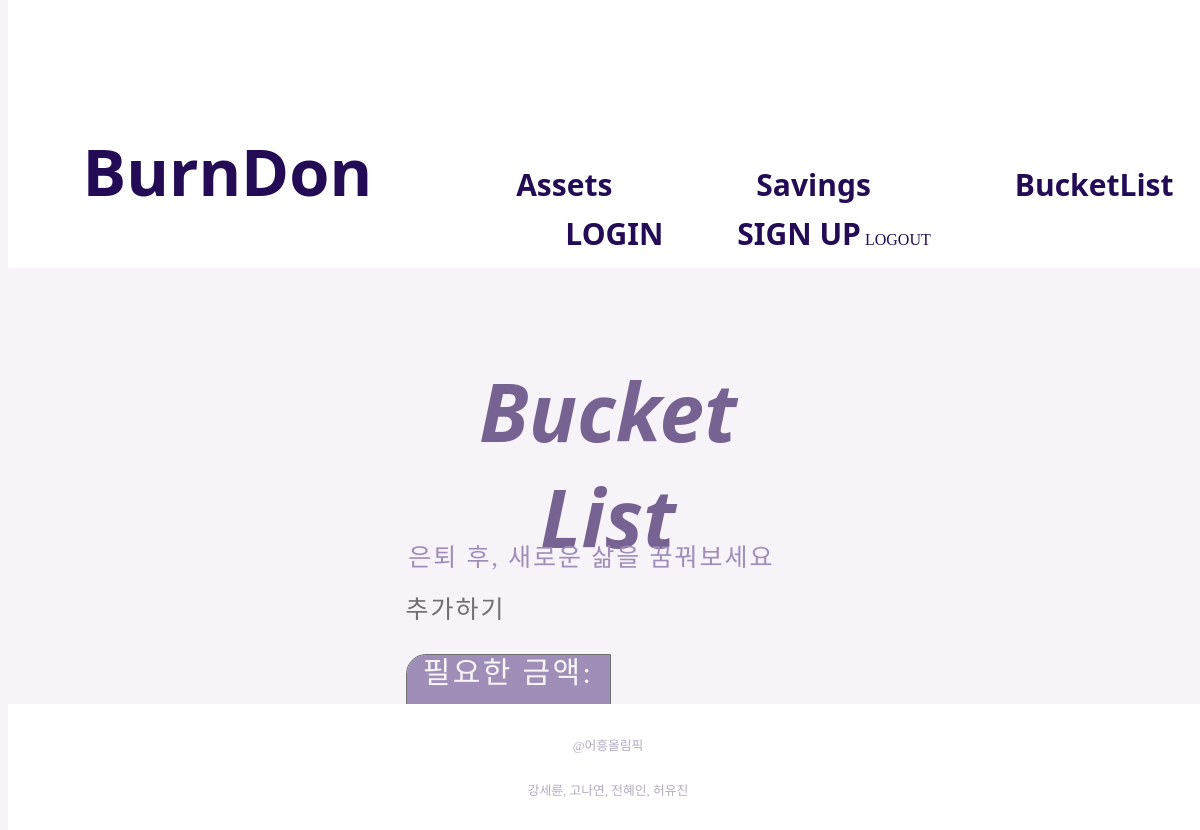
Before: /bucket_list/list/ with the older database file.
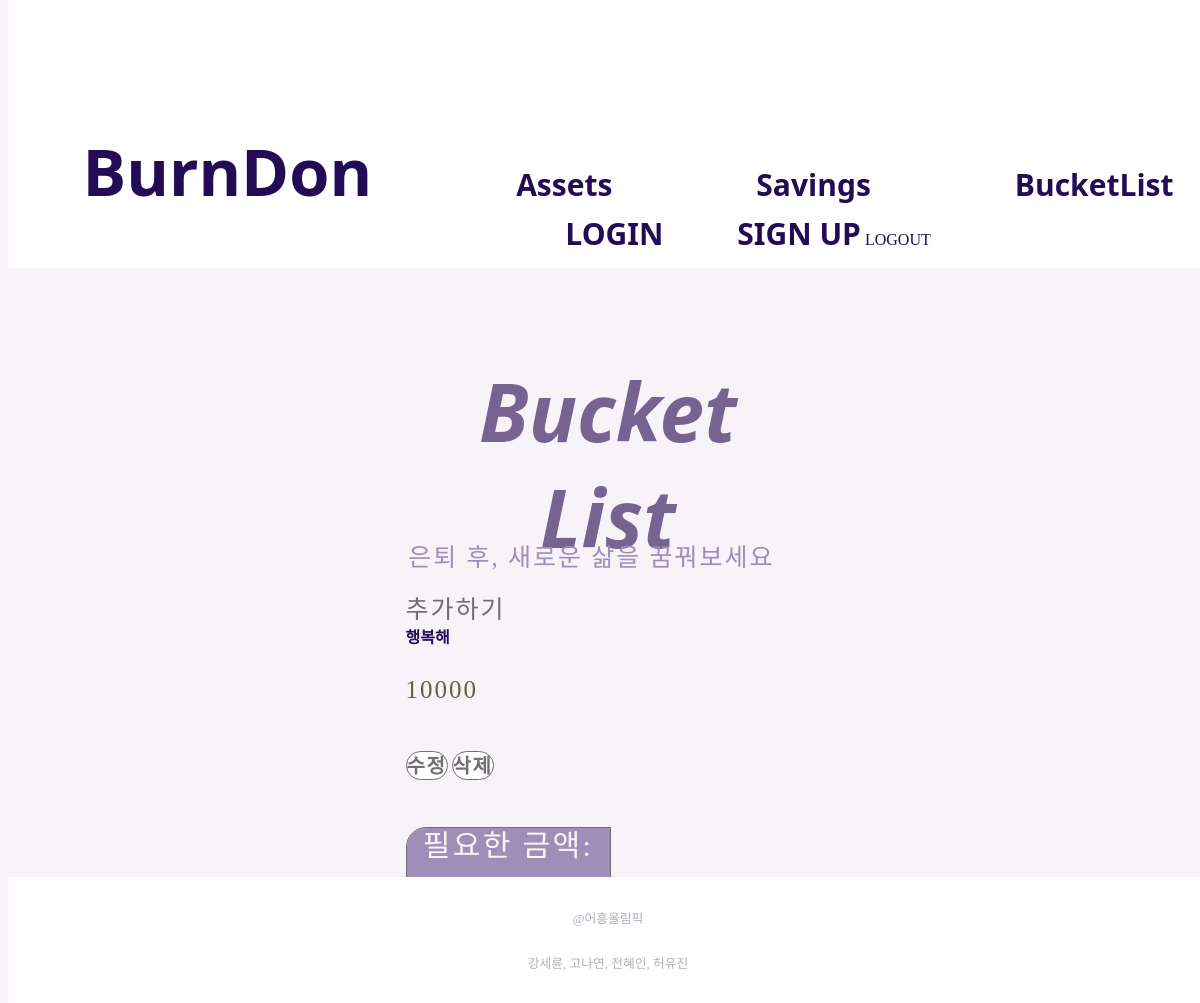
After: the same page with the newer database file.
### bucket_list/models.py (models this page shows)
class Bucketlist(models.Model):
    bucket = models.CharField('제목', max_length=200)
    goal_money = models.IntegerField('목표금액', default=0, help_text="만원단위로 입력하세요.")
    saving_money = models.IntegerField('모은금액', default=0, help_text="만원단위로 입력하세요.")

### bucket_list/views.py (the view)
# urls.py: path('list/', list, name="list"),
def list(request):
    buckets = Bucketlist.objects
    goal_money_sum = Bucketlist.objects.aggregate(Sum('goal_money'))
    saving_money_sum = Bucketlist.objects.aggregate(Sum('saving_money'))
    earn_money = Bucketlist.objects.aggregate(earn_total = Sum('goal_money')-Sum('saving_money'))
    return render(request, 'list.html', {'buckets':buckets, 'goal_money_sum':goal_money_sum, 'saving_money_sum':saving_money_sum, 'earn_money':earn_money})

### bucket_list/templates/list.html (shortened to what this page needs)
{% extends 'base.html' %}
{% load static %}
{% block link %}
{% static 'bucket_list/css/list.css' %}
{% endblock %}
  {% block content %}
    <p class="head">Bucket List</p>
    <p class="head2">은퇴 후, 새로운 삶을 꿈꿔보세요</p>
    <a class="addbtn" href="{% url 'new' %}">추가하기</a>
    {% for bucket in buckets.all %}
      <div class="">
        <div class="">
          <b class="name">{{ bucket.bucket }}</b>
          <p class="money">{{bucket.goal_money}}</p>
          <a class="editbtn" href="{% url 'edit' bucket.id %}">수정</a>
          <a class="deletebtn" href="{% url 'delete' bucket.id %}">삭제</a>
        </div>
      </div>
      <br>
    {% endfor %}
    <p class= "amount">필요한 금액:</p>
    <p class="moneySum">{{ goal_money_sum.goal_money__sum }}</p>
  {% endblock %}

### base/templates/base.html (shortened to what this page needs)
{% load static %}
<!DOCTYPE html>
<html lang="ko">
<head>
    <link rel="stylesheet" href="{% static 'base/css/base.css' %}">
    <link rel="stylesheet" href="{% block link %} {% endblock %}">
</head>
<body>
    <nav id="navbar">
        <ul id="base_ui">
            <li id="a"><a href="{% url 'home' %}">BurnDon</a></li>
            <li id="b"><a href="{% url 'page2' %}">Assets</a></li>
            <li id="c"><a href="{% url 'page3' %}">Savings</a></li>
            <li id="d"><a href="{% url 'list' %}">BucketList</a></li>
            <li id="e"><a href="{% url 'login' %}">LOGIN</a></li>
            <li id="f"><a href="">SIGN UP</a></li>
            <li id=""><a href="{% url 'logout' %}">LOGOUT</a></li>
        </ul>
    </nav>
    <div class="container">
        {% block content %}
        {% endblock %}
    </div>
    <footer id="footer">
        <p>@어흥올림픽</p>
        <p>강세륜, 고나연, 전혜인, 허유진</p>
    </footer>
</body>
</html>

### base/static/base/css/base.css (style rules this page uses)
body { display: flex; justify-content: center; align-items: center; flex-direction: column; width: 100%; background: #F8F2F9 0% 0% no-repeat padding-box; }
a { text-decoration: none; color: #230B55; }
#base_ui { margin-left: auto; margin-right: auto; margin-top: 130px; height: auto; text-align: center; }
li { display: inline-block; text-align: left; }
#a { font: normal normal bold 65px/86px Segoe UI; letter-spacing: 0px; }
#b,#c,#d,#e,#f { margin-left:140px; font: normal normal bold 30px/40px Segoe UI; letter-spacing: 0px; }
#e { margin-left:240px; font: normal normal bold 30px/40px Segoe UI; letter-spacing: 0px; }
#f { margin-left:70px; font: normal normal bold 30px/40px Segoe UI; letter-spacing: 0px; }
#navbar { position: relative; display: flex; top: -10px; width: 100%; height: 270px; margin-top: 0; background: #FFFFFF 0% 0% no-repeat padding-box; opacity: 1; color: #230B55; }
#footer { position: fixed; height: 126px; width: 100%; bottom: 0; margin-bottom: 0; display: flex; flex-direction: column; justify-content: center; background: #FFFFFF 0% 0% no-repeat padding-box; opacity: 1; font-size: 0.8rem; color: #B3ACBD; text-align: center; font-family: 'Eulyoo1945-Regular'; }

### bucket_list/static/bucket_list/css/list.css (style rules this page uses)
.head { top: 301px; left: 757px; width: 405px; height: 106px; font: var(--unnamed-font-style-italic) normal var(--unnamed-font-weight-600) 80px/106px var(--unnamed-font-family-segoe-ui); color: var(--unnamed-color-766391); text-align: center; font: italic normal 600 80px/106px Segoe UI; letter-spacing: 0px; color: #766391; opacity: 1; }
.head2 { top: 425px; left: 774px; width: 372px; height: 27px; color: var(--unnamed-color-9f8fb8); text-align: center; font: normal normal normal 25px/28px MoeumT R; letter-spacing: 2px; color: #9F8FB8; opacity: 1; }
.addbtn { top: 480px; left: 1174px; width: 88px; height: 27px; color: var(--unnamed-color-707070); text-align: center; font: normal normal normal 25px/28px MoeumT R; letter-spacing: 2px; color: #707070; text-decoration: none; }
.name { top: 540px; left: 720px; width: 387px; height: 54px; color: var(--unnamed-color-230b55); text-align: left; letter-spacing: NaNpx; color: #230B55; opacity: 1; }
.money { top: 0px; left: 221px; width: 84px; height: 54px; color: var(--unnamed-color-230b55); text-align: left; font: normal normal normal 25px/33px Malgun Gothic; letter-spacing: 2px; color: #230B }
.editbtn { background: var(--unnamed-color-ffffff) 0% 0% no-repeat padding-box; border: 1px solid var(--unnamed-color-707070); background: #FFFFFF 0% 0% no-repeat padding-box; border: 1px solid #707070; border-radius: 15px; opacity: 1; font: normal normal bold 20px/27px var(--unnamed-font-family-segoe-ui); color: var(--unnamed-color-707070); text-align: center; font: normal normal bold 20px/27px Segoe UI; letter-spacing: 1.6px; color: #707070; opacity: 1; text-decoration: none; }
.deletebtn { background: var(--unnamed-color-ffffff) 0% 0% no-repeat padding-box; border: 1px solid var(--unnamed-color-707070); background: #FFFFFF 0% 0% no-repeat padding-box; border: 1px solid #707070; border-radius: 15px; opacity: 1; font: normal normal bold 20px/27px var(--unnamed-font-family-segoe-ui); color: var(--unnamed-color-707070); text-align: center; font: normal normal bold 20px/27px Segoe UI; letter-spacing: 1.6px; color: #707070; opacity: 1; text-decoration: none; }
.amount { top: 876px; left: 778px; width: 152px; height: 34px; text-align: center; font: normal normal normal 30px/35px MoeumT R; letter-spacing: 2.4px; color: #F8F5F5; opacity: 1; top: 858px; left: 752px; width: 203px; height: 70px; background: var(--unnamed-color-9f8fb8) 0% 0% no-repeat padding-box; border: 1px solid var(--unnamed-color-707070); background: #9F8FB8 0% 0% no-repeat padding-box; border: 1px solid #707070; border-radius: 20px 0px 0px 20px; opacity: 1; }
.moneySum { top: 858px; left: 955px; width: 214px; height: 70px; background: var(--unnamed-color-ffffff) 0% 0% no-repeat padding-box; border: 1px solid var(--unnamed-color-707070); background: #FFFFFF 0% 0% no-repeat padding-box; border: 1px solid #707070; border-radius: 0px 20px 20px 0px; opacity: 1; top: 876px; left: 989px; width: 146px; height: 34px; color: var(--unnamed-color-707070); text-align: center; font: normal normal normal 30px/35px MoeumT R; letter-spacing: 2.4px; color: #707070; opacity: 1; }

Changed rows visible on the page:
added Bucketlist: bucket "행복해", goal_money "10000"
